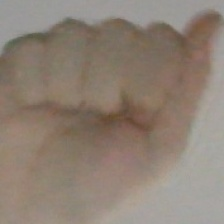
#> input picture anh/A/12.jpg, 224 x 224 px, found by its file name; its folder holds only this picture in this run; the run also reads 1 picture not shown here
$ python createpkl.py
#> lines starting #> are read from the running program, lines starting #| are printed output that depends on the picture
import os
import cv2
import pickle
import numpy as np

# ====== CẤU HÌNH ======
DATASET_DIR = r'D:\GITHUB-NM\anh'      # folder ảnh
IMG_SIZE = 64                    # resize ảnh
OUTPUT_PKL = r'D:\GITHUB-NM\anh.pkl'   # file pkl lưu ở ổ D
# ======================

X = []
y = []

# Lấy danh sách folder (A, B, C...)
labels = sorted(os.listdir(DATASET_DIR))

for label_index, label_name in enumerate(labels):
    folder_path = os.path.join(DATASET_DIR, label_name)

    if not os.path.isdir(folder_path):
        continue

    print(f'📂 Đang xử lý folder: {label_name}')

    for img_file in os.listdir(folder_path):
        img_path = os.path.join(folder_path, img_file)

        img = cv2.imread(img_path, cv2.IMREAD_GRAYSCALE)
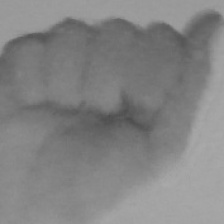
#> img: shape (224, 224); min 77, max 169, mean 131.3
        if img is None:
            continue

        img = cv2.resize(img, (IMG_SIZE, IMG_SIZE))
#> img: shape (64, 64)
        X.append(img.flatten())
        y.append(label_index)
#> pass 2 of the loop `for label_index, label_name in enumerate(labels):`:
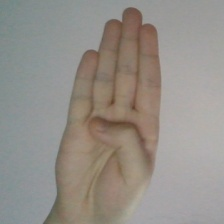
#> input picture anh/B/0.jpg, 224 x 224 px, found by its file name
#> `img = cv2.imread(img_path, cv2.IMREAD_GRAYSCALE)`:
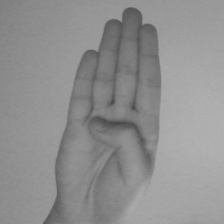
#> img: shape (224, 224); min 71, max 177, mean 144.2

# Chuyển sang numpy array
X = np.array(X)
y = np.array(y)

# Lưu file pkl vào ổ D
with open(OUTPUT_PKL, 'wb') as f:
    pickle.dump((X, y, labels), f)

print('\n✅ HOÀN THÀNH!')
print('📦 File pkl nằm tại:', OUTPUT_PKL)
print('📊 X shape:', X.shape)
#| 📊 X shape: (2, 4096)
print('📊 y shape:', y.shape)
print('🔤 Labels:', labels)
for img_file in os.listdir(folder_path):
    img_path = os.path.join(folder_path, img_file)
    print('Đang đọc:', img_path)

    img = cv2.imread(img_path, cv2.IMREAD_GRAYSCALE)
    if img is None:
        print('❌ Không đọc được ảnh')
        continue

    print('✅ Đọc OK')
